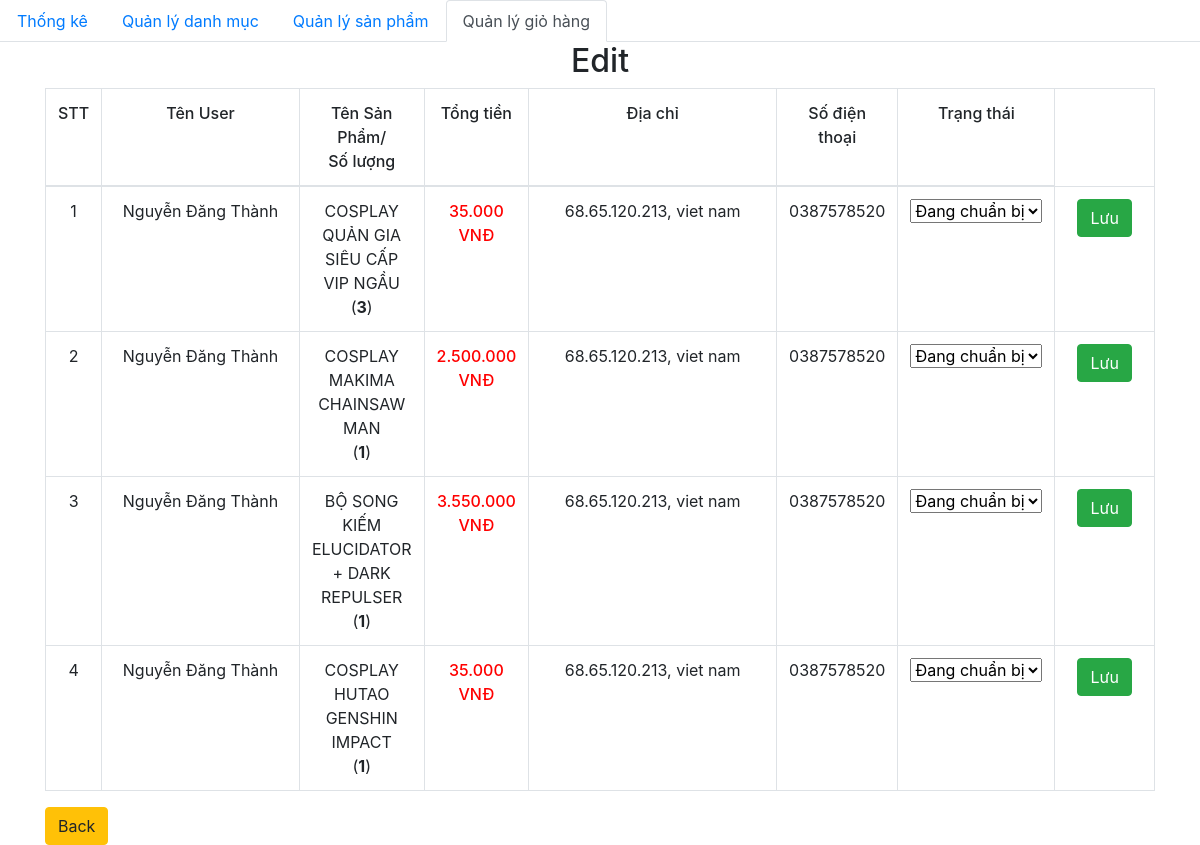
The page /admin/edit.php?order_id=143 on the database its author committed.
### tables this page shows
CREATE TABLE `order_details` (
  `id` int NOT NULL,
  `order_id` int NOT NULL,
  `product_id` int NOT NULL,
  `id_user` int NOT NULL,
  `num` int NOT NULL,
  `price` float NOT NULL,
  `status` varchar(255) NOT NULL
);

CREATE TABLE `orders` (
  `id` int NOT NULL,
  `fullname` varchar(100) NOT NULL,
  `phone_number` varchar(20) NOT NULL,
  `email` varchar(150) NOT NULL,
  `address` varchar(200) NOT NULL,
  `note` varchar(255) DEFAULT NULL,
  `order_date` datetime DEFAULT NULL
);

CREATE TABLE `product` (
  `id` int NOT NULL,
  `title` varchar(200) NOT NULL,
  `price` float NOT NULL,
  `number` float NOT NULL,
  `thumbnail` varchar(500) NOT NULL,
  `content` longtext NOT NULL,
  `id_category` int NOT NULL,
  `created_at` datetime DEFAULT NULL,
  `updated_at` datetime DEFAULT NULL,
  `luot_xem` int NOT NULL,
  `so_comments` int NOT NULL
);

### admin/database/dbhelper.php (called while the page is built, shortened)
<?php
function executeResult($sql)
{
	$con = mysqli_connect(HOST, USERNAME, PASSWORD, DATABASE);
	$result = mysqli_query($con, $sql);
	$data   = [];
	while ($row = mysqli_fetch_array($result, 1)) {
		$data[] = $row;
	}
	return $data;
}

### admin/edit.php (the view, shortened to what this page needs)
<?php
require_once('database/dbhelper.php');
?>
<!DOCTYPE html>
<html>
<head>
    <link rel="stylesheet" href="https://maxcdn.bootstrapcdn.com/bootstrap/4.4.1/css/bootstrap.min.css">
    <link href="https://cdn.jsdelivr.net/npm/summernote@0.8.18/dist/summernote.min.css" rel="stylesheet">
</head>
<body>
    <ul class="nav nav-tabs">
        <li class="nav-item">
            <a class="nav-link" href="category/index.php">Thống kê</a>
        </li>
        <li class="nav-item">
            <a class="nav-link" href="category/index.php">Quản lý danh mục</a>
        </li>
        <li class="nav-item">
            <a class="nav-link" href="product/">Quản lý sản phẩm</a>
        </li>
        <li class="nav-item ">
            <a class="nav-link active" href="dashboard.php">Quản lý giỏ hàng</a>
        </li>
    </ul>
    <div class="container">
        <div class="panel panel-primary">
            <div class="panel-heading">
                <h2 class="text-center">Edit</h2>
            </div>
            <div class="panel-body">
                <form action="" method="POST">
                    <table class="table table-bordered table-hover">
                        <thead>
                            <tr style="font-weight: 500;text-align: center;">
                                <td width="50px">STT</td>
                                <td width="200px">Tên User</td>
                                <td>Tên Sản Phẩm/<br>Số lượng</td>
                                <td>Tổng tiền</td>
                                <td width="250px">Địa chỉ</td>
                                <td>Số điện thoại</td>
                                <td>Trạng thái</td>
                            </tr>
                        </thead>
                        <tbody>
                            <?php
                            try {
                                if (isset($_GET['order_id'])) {
                                    $order_id = $_GET['order_id'];
                                }
                                $count = 0;
                                $sql = "SELECT * from orders, order_details, product
                                where order_details.order_id=orders.id and product.id=order_details.product_id and order_id=$order_id";
                                $order_details_List = executeResult($sql);
                                foreach ($order_details_List as $item) {
                                    echo '
                                        <tr style="text-align: center;">
                                            <td width="50px">' . (++$count) . '</td>
                                            <td style="text-align:center">' . $item['fullname'] . '</td>
                                            <td>' . $item['title'] . '<br>(<strong>' . $item['num'] . '</strong>)</td>
                                            <td class="b-500 red">' . number_format($item['price'], 0, ',', '.') . '<span> VNĐ</span></td>
                                            <td width="100px">' . $item['address'] . '</td>
                                            <td width="100px">' . $item['phone_number'] . '</td>
                                            <td>
                                                <select name="status" id="status" onchange="status(' . $item['order_id'] . ')">
                                                    <option value="Đang chuẩn bị">Đang chuẩn bị</option>
                                                    <option value="Đang giao">Đang giao</option>
                                                    <option value="Đã nhận hàng">Đã nhận hàng</option>
                                                    <option value="Đã hủy">Đã hủy</option>
                                                </select>
                                            </td>
                                            <td width="100px">
                                                <button class="btn btn-success">Lưu</button>
                                            </td>
                                        </tr>
                                    ';
                                }
                            } catch (Exception $e) {
                                die("Lỗi thực thi sql: " . $e->getMessage());
                            }
                            ?>
                        </tbody>
                    </table>
                    <a href="dashboard.php" class="btn btn-warning">Back</a>
                </form>
            </div>
        </div>
    </div>
</body>
</html>

### admin/edit.php (style rules this page uses)
.b-500 { font-weight: 500; }
.red { color: red; }

### rows shown on the page
order_details: order.fullname "Nguyễn Đăng Thành", product.title "COSPLAY QUẢN GIA SIÊU CẤP VIP NGẦU", num "3", product.price "35.000", order.address "68.65.120.213, viet nam", order.phone_number "0387578520", status "Đang chuẩn bị"
order_details: order.fullname "Nguyễn Đăng Thành", product.title "COSPLAY MAKIMA CHAINSAW MAN", num "1", product.price "2.500.000", order.address "68.65.120.213, viet nam", order.phone_number "0387578520", status "Đang chuẩn bị"
order_details: order.fullname "Nguyễn Đăng Thành", product.title "BỘ SONG KIẾM ELUCIDATOR + DARK REPULSER", num "1", product.price "3.550.000", order.address "68.65.120.213, viet nam", order.phone_number "0387578520", status "Đang chuẩn bị"
order_details: order.fullname "Nguyễn Đăng Thành", product.title "COSPLAY HUTAO GENSHIN IMPACT", num "1", product.price "35.000", order.address "68.65.120.213, viet nam", order.phone_number "0387578520", status "Đang chuẩn bị"
